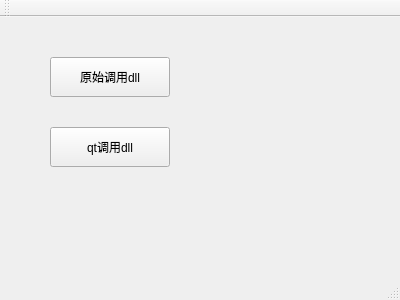
<?xml version="1.0" encoding="UTF-8"?>
<ui version="4.0">
 <class>MainWindow</class>
 <widget class="QMainWindow" name="MainWindow">
  <property name="geometry">
   <rect>
    <x>0</x>
    <y>0</y>
    <width>400</width>
    <height>300</height>
   </rect>
  </property>
  <property name="windowTitle">
   <string>MainWindow</string>
  </property>
  <widget class="QWidget" name="centralWidget">
   <widget class="QPushButton" name="pushButton">
    <property name="geometry">
     <rect>
      <x>50</x>
      <y>40</y>
      <width>120</width>
      <height>40</height>
     </rect>
    </property>
    <property name="text">
     <string>原始调用dll</string>
    </property>
   </widget>
   <widget class="QPushButton" name="pushButton_2">
    <property name="geometry">
     <rect>
      <x>50</x>
      <y>110</y>
      <width>120</width>
      <height>40</height>
     </rect>
    </property>
    <property name="text">
     <string>qt调用dll</string>
    </property>
   </widget>
  </widget>
  <widget class="QMenuBar" name="menuBar">
   <property name="geometry">
    <rect>
     <x>0</x>
     <y>0</y>
     <width>400</width>
     <height>22</height>
    </rect>
   </property>
  </widget>
  <widget class="QToolBar" name="mainToolBar">
   <attribute name="toolBarArea">
    <enum>TopToolBarArea</enum>
   </attribute>
   <attribute name="toolBarBreak">
    <bool>false</bool>
   </attribute>
  </widget>
  <widget class="QStatusBar" name="statusBar"/>
 </widget>
 <layoutdefault spacing="6" margin="11"/>
 <resources/>
 <connections/>
</ui>
